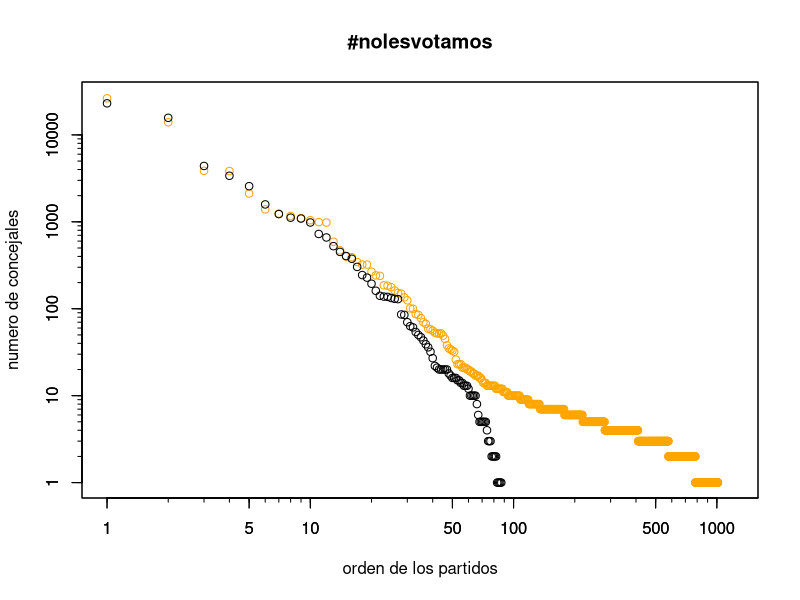

Source code (R):
d <- data.frame(read.csv('2011.csv'))
d7 <- data.frame(read.csv('2007.csv'))

png(filename="tails.png", height=450, width=600, bg="white")

plot(d$rank + 1, d$conc, log="xy", ylim=c(1,27000), xlim=c(1,1200), col="orange", xlab="", ylab="")
par(new=TRUE)
plot(d7$rank + 1, d7$conc, log="xy", ylim=c(1,27000), xlim=c(1,1200), col="black", xlab="orden de los partidos", ylab="numero de concejales", main="#nolesvotamos")

tick.seq <- c(1:10, seq(20,100,by=10), seq(200,1000,by=100), seq(2000,10000, by=1000))
axis(1, at=tick.seq, labels=F, tck=-0.01)
axis(2, at=tick.seq, labels=F, tck=-0.01)

dev.off()
